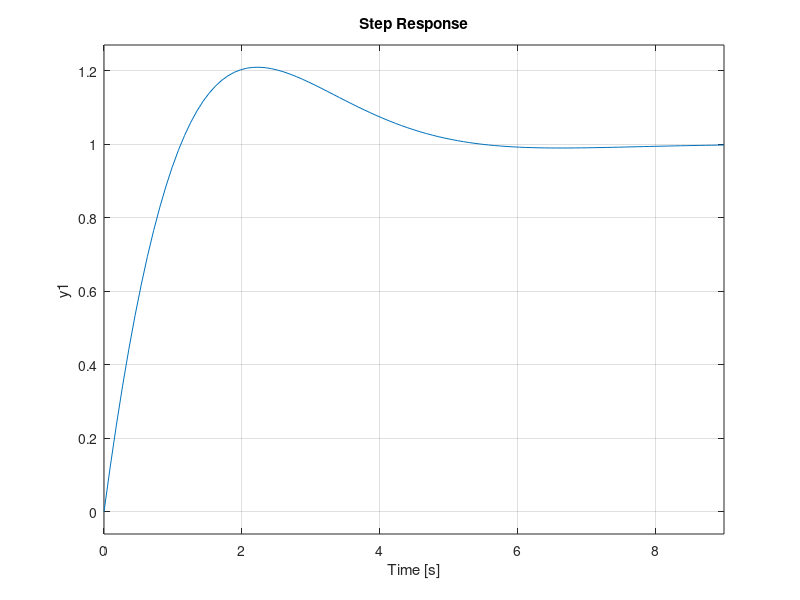

Reproduce this figure in MATLAB. (Note: this script raises an error after producing the figure.)
clear all;
clc;
Ts=0.02;
up=5*pi/180;
down=-up;
g=9.81;
K=5*g/7;
s=tf('s');
X=K/s^2;
Y=K/s^2;
xi=0.7;
wn=1;
Kd=2*xi*wn/K;
Kp=wn^2/K;
step(K*(Kp+Kd*s)/(s^2+K*Kd*s+K*Kp))
Ts=0.02;
z=tf('z',Ts);
C=Kp+(Kd/Ts)*(1-z^(-1));
%% Plotting Response

Xs=out.Xs;
Ys=out.Ys;
T=out.time;
plot(T,Xs);
plot(T,Ys);



%% Plotting trajectory

Xs=out.Xs;
Ys=out.Ys;
plot(Xs,Ys)
hold on
t=0:0.0001:2*pi;
x=cos(t);
y=sin(t);
plot(x,y)
hold off
